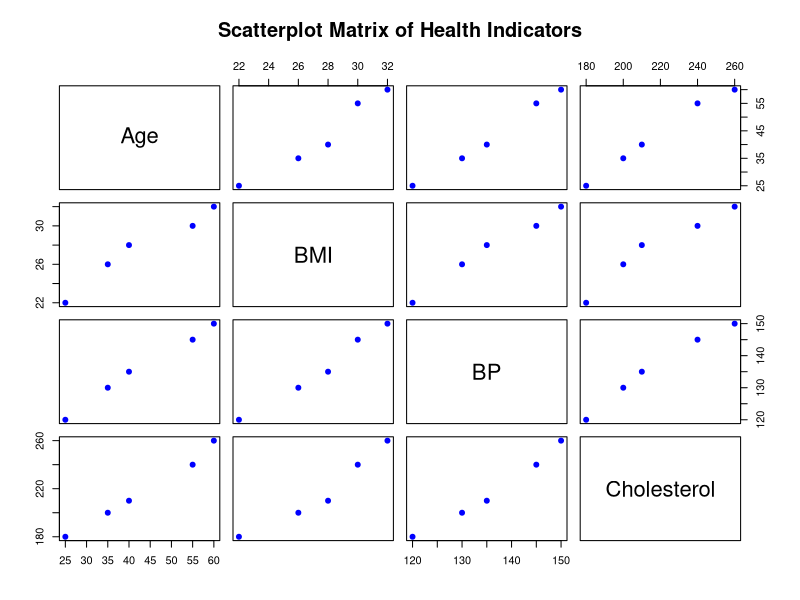
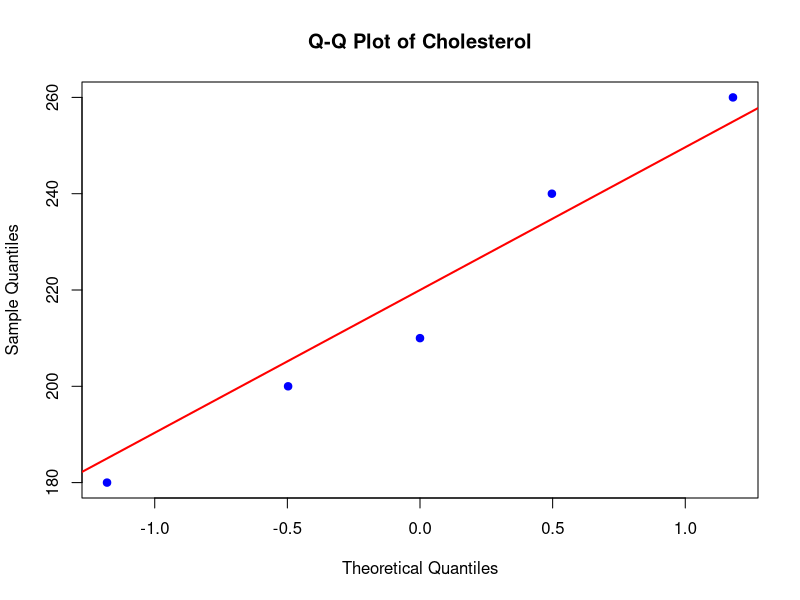
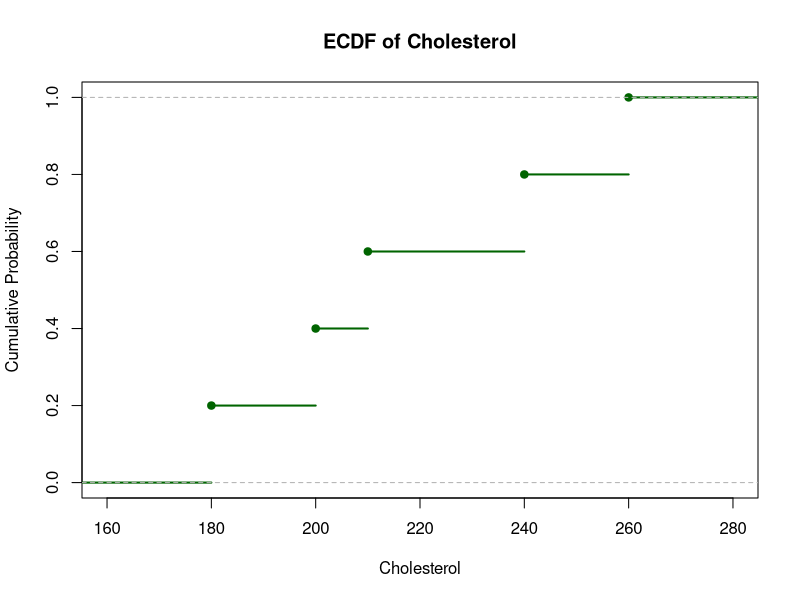
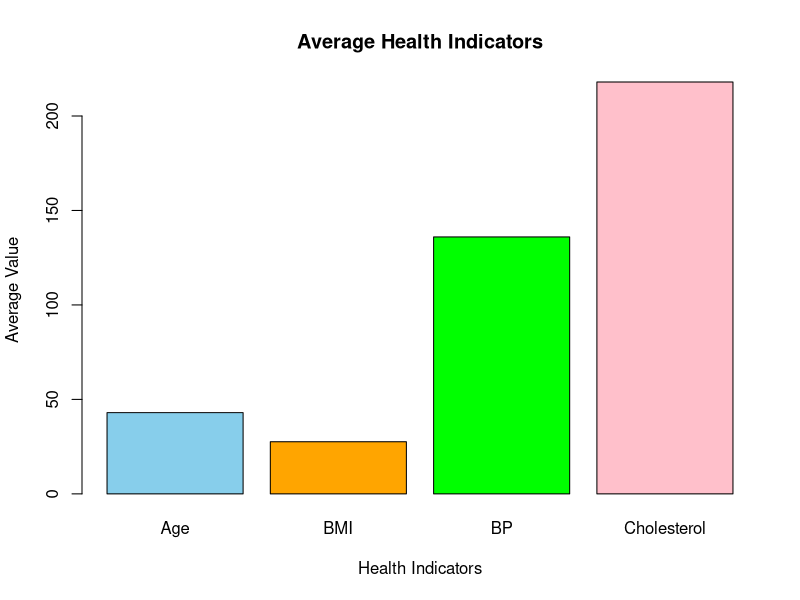

R code for these plots, in order:

patient <- data.frame(
  Patient_ID = c("P1","P2","P3","P4","P5"),
  Age = c(25,40,55,35,60),
  BMI = c(22,28,30,26,32),
  BP = c(120,135,145,130,150),
  Cholesterol = c(180,210,240,200,260)
)

print(patient)


pairs(patient[,2:5],
      main = "Scatterplot Matrix of Health Indicators",
      col = "blue",
      pch = 19)


qqnorm(patient$Cholesterol,
       main = "Q-Q Plot of Cholesterol",
       col = "blue",
       pch = 19)

qqline(patient$Cholesterol,
       col = "red",
       lwd = 2)


plot(ecdf(patient$Cholesterol),
     main = "ECDF of Cholesterol",
     xlab = "Cholesterol",
     ylab = "Cumulative Probability",
     col = "darkgreen",
     lwd = 2)

average_values <- c(
  mean(patient$Age),
  mean(patient$BMI),
  mean(patient$BP),
  mean(patient$Cholesterol)
)

names(average_values) <- c("Age","BMI","BP","Cholesterol")

print(average_values)


barplot(average_values,
        col = c("skyblue","orange","green","pink"),
        main = "Average Health Indicators",
        xlab = "Health Indicators",
        ylab = "Average Value")
